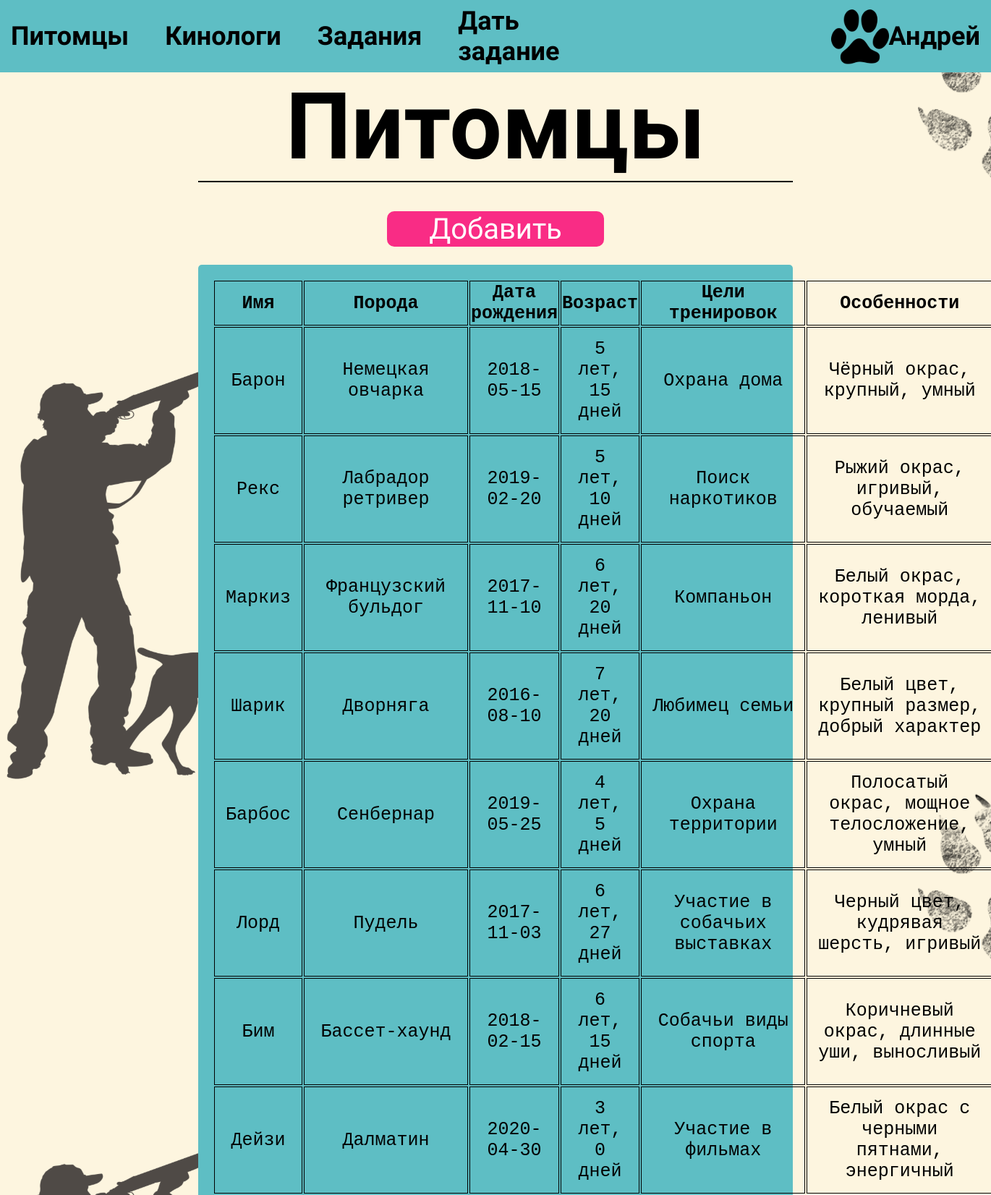
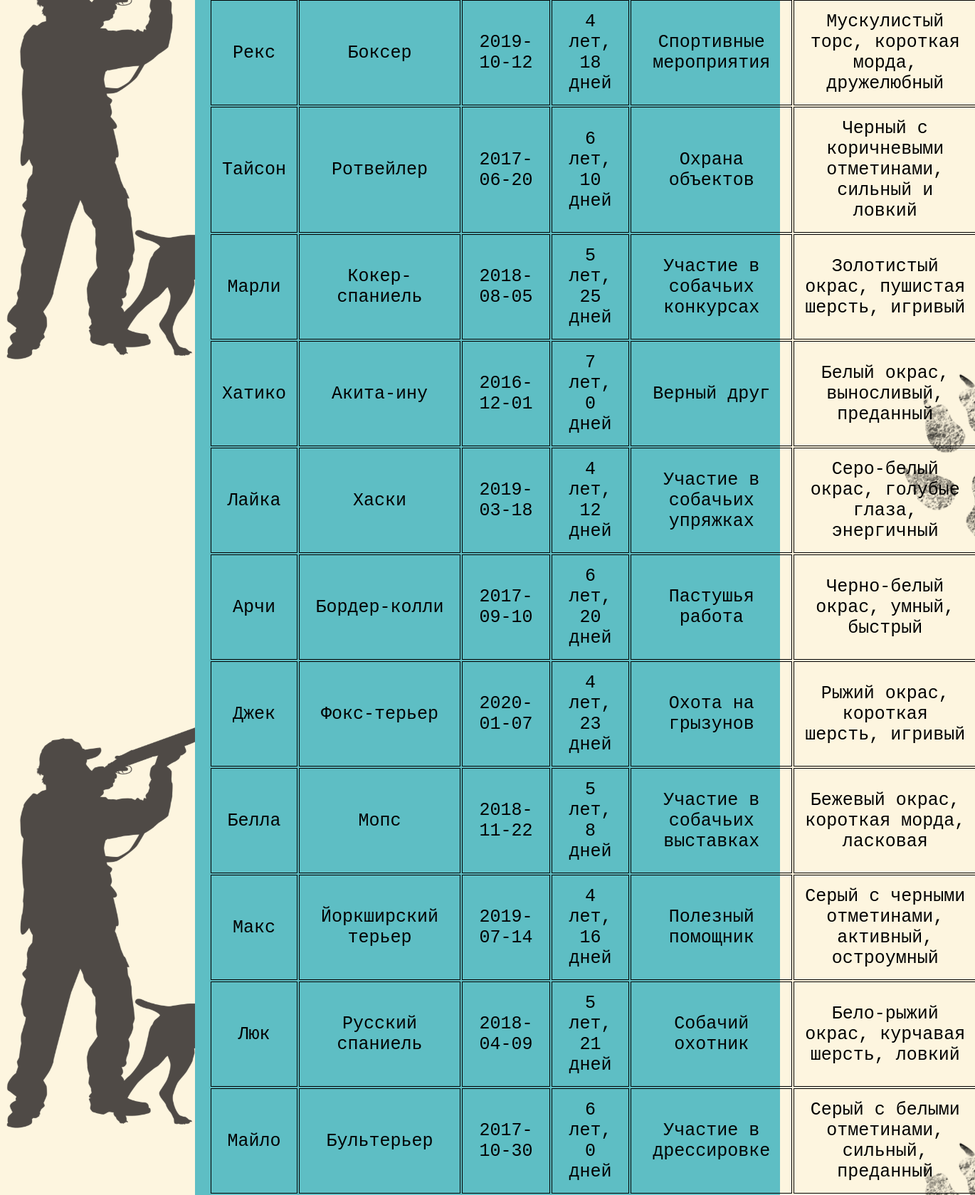
The app's page /pets.php (upper part) with its own data (2 pictures, top to bottom).
### tables this page shows
CREATE TABLE `Dogs` (
  `id` int NOT NULL,
  `name` varchar(50) DEFAULT NULL,
  `breed` varchar(50) DEFAULT NULL,
  `birth` date DEFAULT NULL,
  `training_goals` text,
  `features` varchar(255) DEFAULT NULL
);

### pets.php (the view, shortened to what this page needs)
<!DOCTYPE html>
<html lang="en">
<head>
  <link rel="stylesheet" href="style.css" />
</head>
<body>
  <header class="admin_header">
    <div class="toolbar">
      <a href="pets.php">Питомцы</a>
      <a href="users.php">Кинологи</a>
      <a href="tasks.php">Задания</a>
      <a href="admin_home.php">Дать задание</a>
    </div>
    <img src="img/logo.svg" alt="">
    <p class="username">Андрей</p>
  </header>
    <div class="pets_content">
    <p class="title_content">
    Питомцы
    </p>
    <hr style="border: 1px solid black;">
    <button class="btn_href-pets" onclick="document.location='new_pet.php'">Добавить</button>
    <div class="table_pets">
    <?php
$servername = "localhost";
$username = "root";
$password = "";
$dbname = "dog_handlers";
$conn = new mysqli($servername, $username, $password, $dbname);
$sql = "SELECT `id`, `name`, `breed`, `birth`, `training_goals`, `features` FROM `Dogs`";
$result = $conn->query($sql);
if ($result->num_rows > 0) {
    echo "<table class='table_pets-table' border='0'>";
    echo "<tr class='tr_pets'>
    <th>Имя</th>
    <th>Порода</th>
    <th>Дата рождения</th>
    <th>Возраст</th>
    <th>Цели тренировок</th>
    <th>Особенности</th>
    </tr>";
    while($row = $result->fetch_assoc()) {
        $birth_date = new DateTime($row["birth"]);
        $current_date = new DateTime();
        $age = $birth_date->diff($current_date);
        $age_str = $age->y . " лет, " . $age->d . " дней";
        echo "<tr>";
        echo "<td class='td_pets'>" . $row["name"] . "</td>";
        echo "<td class='td_pets'>" . $row["breed"] . "</td>";
        echo "<td class='td_pets'>" . $row["birth"] . "</td>";
        echo "<td class='td_pets'>" . $age_str . "</td>";
        echo "<td class='td_pets'>" . $row["training_goals"] . "</td>";
        echo "<td class='td_pets'>" . $row["features"] . "</td>";
        echo "</tr>";
    }
    echo "</table>";
} else {
    echo "0 результатов";
}
?>
    </div>
    </div>
  </body>
</html>

### style.css (style rules this page uses)
* { margin: 0 auto; padding: 0 auto; transition: 0.5s; }
body { background: url(img/background.svg) fixed; font-family: "Amatic SC"; width: 100%; }
.admin_header { height: 100px; width: 100%; background-color: #5ebec4; color: black; display: flex; align-items: center; }
.toolbar { display: flex; align-items: center; gap: 50px; margin-left: 15px; margin-right: 0px; }
.toolbar a { color: black; font-size: 36px; text-decoration: none; font-weight: 700; }
.admin_header img { width: 80px; margin-left: 325px; }
.admin_header p { font-size: 36px; font-weight: 700; margin-right: 15px; }
.title_content { font-size: 128px; font-weight: 700; }
.pets_content { width: 60%; text-align: center; }
.btn_href-pets { width: 300px; color: #fff; background-color: #f92c85; border: none; border-radius: 10px; font-family: "Amatic SC"; margin-top: 40px; font-size: 40px; cursor: pointer; }
.table_pets { width: 100%; margin-top: 25px; background-color: #5ebec4; min-height: 300px; border-radius: 5px; }
.table_pets-table { width: 95%; padding: 20px; border: none; }
.tr_pets { font-size: 25px; font-family: "Courier New", Courier, monospace; }
.tr_pets th { border: 1px solid black; }
.td_pets { font-size: 25px; font-family: "Courier New", Courier, monospace; border: 1px solid black; padding: 15px; }

### records on screen
dogs: name "Барон", breed "Немецкая овчарка", birth "2018-05-15", training_goals "Охрана дома", features "Чёрный окрас, крупный, умный"
dogs: name "Рекс", breed "Лабрадор ретривер", birth "2019-02-20", training_goals "Поиск наркотиков", features "Рыжий окрас, игривый, обучаемый"
dogs: name "Маркиз", breed "Французский бульдог", birth "2017-11-10", training_goals "Компаньон", features "Белый окрас, короткая морда, ленивый"
dogs: name "Шарик", breed "Дворняга", birth "2016-08-10", training_goals "Любимец семьи", features "Белый цвет, крупный размер, добрый характер"
dogs: name "Барбос", breed "Сенбернар", birth "2019-05-25", training_goals "Охрана территории", features "Полосатый окрас, мощное телосложение, умный"
dogs: name "Лорд", breed "Пудель", birth "2017-11-03", training_goals "Участие в собачьих выставках", features "Черный цвет, кудрявая шерсть, игривый"
dogs: name "Бим", breed "Бассет-хаунд", birth "2018-02-15", training_goals "Собачьи виды спорта", features "Коричневый окрас, длинные уши, выносливый"
dogs: name "Дейзи", breed "Далматин", birth "2020-04-30", training_goals "Участие в фильмах", features "Белый окрас с черными пятнами, энергичный"
dogs: name "Рекс", breed "Боксер", birth "2019-10-12", training_goals "Спортивные мероприятия", features "Мускулистый торс, короткая морда, дружелюбный"
dogs: name "Тайсон", breed "Ротвейлер", birth "2017-06-20", training_goals "Охрана объектов", features "Черный с коричневыми отметинами, сильный и ловкий"
dogs: name "Марли", breed "Кокер-спаниель", birth "2018-08-05", training_goals "Участие в собачьих конкурсах", features "Золотистый окрас, пушистая шерсть, игривый"
dogs: name "Хатико", breed "Акита-ину", birth "2016-12-01", training_goals "Верный друг", features "Белый окрас, выносливый, преданный"
dogs: name "Лайка", breed "Хаски", birth "2019-03-18", training_goals "Участие в собачьих упряжках", features "Серо-белый окрас, голубые глаза, энергичный"
dogs: name "Арчи", breed "Бордер-колли", birth "2017-09-10", training_goals "Пастушья работа", features "Черно-белый окрас, умный, быстрый"
dogs: name "Джек", breed "Фокс-терьер", birth "2020-01-07", training_goals "Охота на грызунов", features "Рыжий окрас, короткая шерсть, игривый"
dogs: name "Белла", breed "Мопс", birth "2018-11-22", training_goals "Участие в собачьих выставках", features "Бежевый окрас, короткая морда, ласковая"
dogs: name "Макс", breed "Йоркширский терьер", birth "2019-07-14", training_goals "Полезный помощник", features "Серый с черными отметинами, активный, остроумный"
dogs: name "Люк", breed "Русский спаниель", birth "2018-04-09", training_goals "Собачий охотник", features "Бело-рыжий окрас, курчавая шерсть, ловкий"
dogs: name "Майло", breed "Бультерьер", birth "2017-10-30", training_goals "Участие в дрессировке", features "Серый с белыми отметинами, сильный, преданный"
